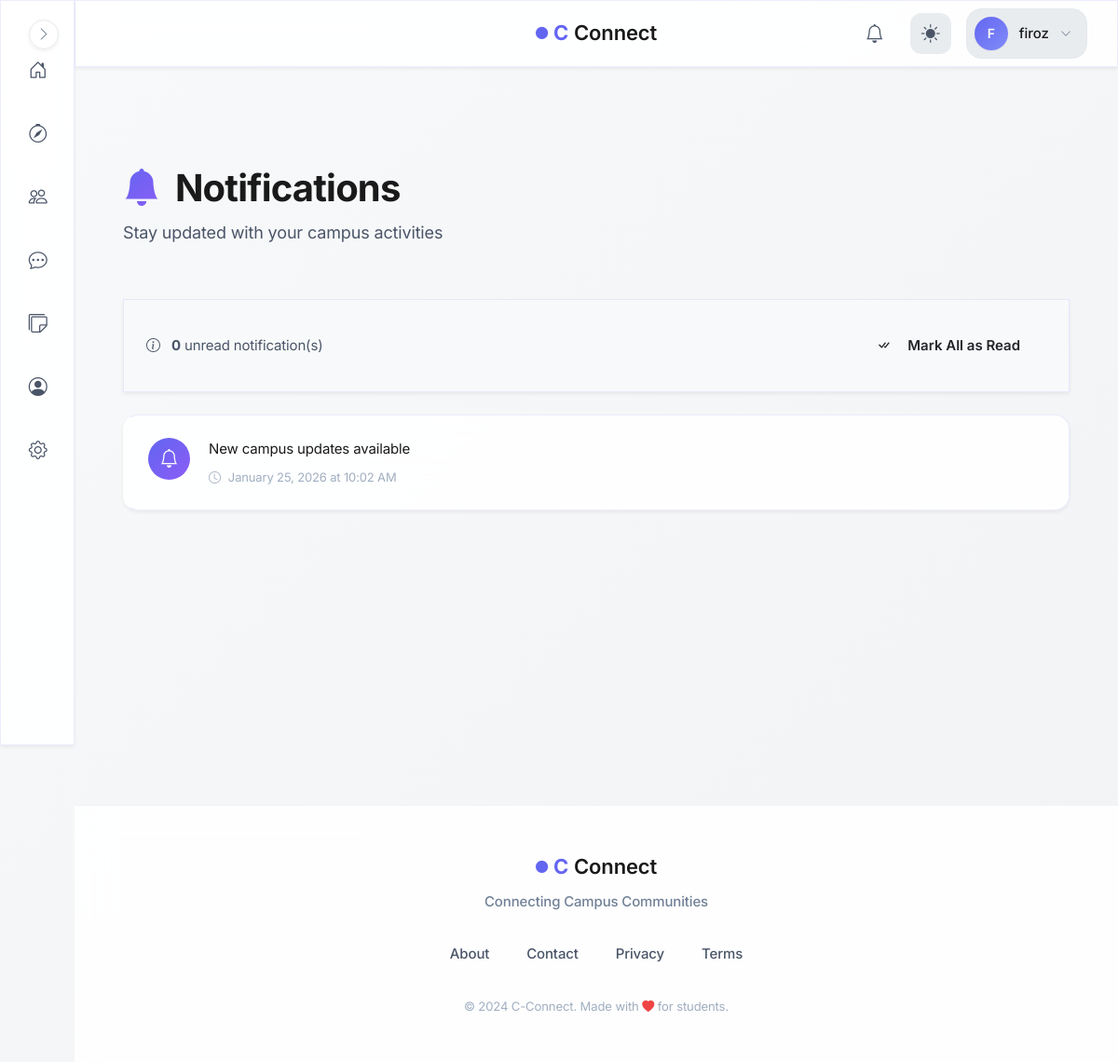
Page /notifications_list (signed in) on the committed database.
### models.py (models this page shows, shortened)
class User(UserMixin, db.Model):
    id = db.Column(db.Integer, primary_key=True, autoincrement=True)  # Unique identifier
    username = db.Column(db.String(100), nullable=False)  # Name of the user (later can add this unique if needed)
    email = db.Column(db.String(120), nullable=False, unique=True)  # Email of the user
    password = db.Column(db.String(200), nullable=False)  # Passwords not hashed yet (done in setup_db.py)
    created_at = db.Column(db.DateTime, default=db.func.now())  # Timestamp of account creation
    last_login = db.Column(db.DateTime, nullable=True)  # Timestamp of last login
    pass

class Notification(db.Model):
    id = db.Column(db.Integer, primary_key=True, autoincrement=True)
    user_id = db.Column(db.Integer, db.ForeignKey('user.id'), nullable=False)
    sender_id = db.Column(db.Integer, db.ForeignKey('user.id'), nullable=True)
    type = db.Column(db.String(30), nullable=False, default='general')
    ref_id = db.Column(db.Integer, nullable=True, index=True)  # ID of post/connection/etc
    message = db.Column(db.String(255), nullable=False)
    is_read = db.Column(db.Boolean, default=False)
    created_at = db.Column(db.DateTime, default=db.func.now())
    user = db.relationship('User', foreign_keys=[user_id], backref='notifications')
    sender = db.relationship('User', foreign_keys=[sender_id])

### blueprints/notifications/routes.py (the view)
@notifications.route('/notifications_list')
@login_required
def notifications_list():
    notifs = Notification.query.filter_by(user_id=current_user.id) \
                .order_by(Notification.created_at.desc()) \
                .all()
    return render_template('notifications/notif_list.html', notifs=notifs)

### blueprints/auth/__init__.py (called while the page is built)
@login_manager.user_loader
def load_user(user_id):
    from models import User  # Importing User model for querying  (import here to avoid circular imports)
    return User.query.get(int(user_id))

@auth.after_app_request
def add_header(response):
    if current_user.is_authenticated and request.blueprint == 'auth':
        response.headers['Cache-Control'] = 'no-store, no-cache, must-revalidate, post-check=0, pre-check=0, max-age=0'
        response.headers['Pragma'] = 'no-cache'
        response.headers['Expires'] = '-1'
    return response

### factory_helpers.py (called while the page is built, shortened)
def register_security_headers(app):
    @app.after_request
    def set_secure_headers(response):
        response.headers['Content-Security-Policy'] = (
            "default-src 'self'; "
            "img-src 'self' data: blob: https:; "# Allow external images
            "style-src 'self' 'unsafe-inline' https:; "# ADD https: for CDNs
            "script-src 'self' 'unsafe-inline' https:; "# ADD https: for JS
            "font-src 'self' https: data:; "# Google Fonts
            "connect-src 'self' https:;"  # ← ADD https: for CDNs/maps
        )
        response.headers['X-Content-Type-Options'] = 'nosniff'
        response.headers['X-Frame-Options'] = 'DENY'
        response.headers['Referrer-Policy'] = 'strict-origin-when-cross-origin'
        response.headers['Permissions-Policy'] = 'geolocation=(), microphone=()'
        return response

def to_ist(utc_dt):
    ist = pytz.timezone('Asia/Kolkata')
    return utc_dt.replace(tzinfo=pytz.utc).astimezone(ist)

def register_daily_cleanup(app):
    if not hasattr(app, "_last_notification_cleanup"):
        app._last_notification_cleanup = None
    @app.before_request
    def daily_cleanup():
        now = datetime.now(timezone.utc)
        last = getattr(app, "_last_notification_cleanup", None)
        if last is None or (now - last).days >= 1:
            from blueprints.notifications.service import cleanup_old_notifications
            deleted = cleanup_old_notifications()
            app.logger.info(f"Cleaned up {deleted} old notifications.")
            app._last_notification_cleanup = now

def register_profilevisit_cleanup(app):
    last_cleanup = {'t': 0}
    @app.before_request
    def cleanup_visits():
        now = time.time()
        if now - last_cleanup['t'] < 3600:  # run once every hour
            return

### blueprints/notifications/templates/notifications/notif_list.html (shortened to what this page needs)
{% extends "base.html" %}
{% block body %}
<div class="container py-4">
    <div class="notifications-header animate-on-scroll">
        <h1 class="notifications-title">
            <i class="bi bi-bell-fill me-2" style="background: linear-gradient(135deg, var(--primary-color), var(--accent-color)); -webkit-background-clip: text; -webkit-text-fill-color: transparent;"></i>
            Notifications
        </h1>
        <p class="notifications-subtitle">Stay updated with your campus activities</p>
    </div>
    {% if notifs %}
    <div class="notifications-actions glass-card animate-on-scroll">
        <div class="notif-stats">
            <i class="bi bi-info-circle me-2"></i>
            <strong>{{ notifs | selectattr("is_read", "equalto", False) | list | length }}</strong> unread notification(s)
        </div>
        <form method="POST" action="{{ url_for('notifications.mark_all_read') }}">
            <button class="btn btn-primary-custom btn-sm">
                <i class="bi bi-check-all me-2"></i>Mark All as Read
            </button>
        </form>
    </div>
    {% endif %}
    <div class="notifications-list">
        {% if notifs %}
            {% for n in notifs %}
            <div class="notif-item glass-card animate-on-scroll {{ '' if n.is_read else 'unread' }}">
                <div class="notif-content">
                    <div class="notif-icon">
                        <i class="bi bi-{{ 'person-plus' if 'connection' in n.message.lower() else 'bell' }}"></i>
                    </div>
                    <div class="notif-body">
                        <div class="notif-message">{{ n.message }}</div>
                        <div class="notif-time">
                            <i class="bi bi-clock"></i>
                            {{ to_ist(n.created_at).strftime('%B %d, %Y at %I:%M %p') }}
                        </div>
                    </div>
                </div>
            </div>
            {% endfor %}
        {% endif %}
    </div>
</div>
{% endblock %}

### templates/base.html (shortened to what this page needs)
<!DOCTYPE html>
<html lang="en">
<head>
    <link rel="stylesheet" href="https://cdn.jsdelivr.net/npm/bootstrap-icons@1.11.1/font/bootstrap-icons.css">
    <link href="https://cdn.jsdelivr.net/npm/bootstrap@5.3.2/dist/css/bootstrap.min.css" rel="stylesheet">
    <link rel="stylesheet" href="{{ url_for('static', filename='css/global.css') }}">
</head>
<body>
    {% if current_user.is_authenticated %}
        <aside class="sidebar glass-effect" id="sidebar">
            <nav class="sidebar__nav">
                <a href="{{ url_for('main.dashboard') }}" class="sidebar__link" data-tooltip="Dashboard">
                    <div class="sidebar__link-icon">
                        <i class="bi bi-house-door"></i>
                    </div>
                </a>
                <a href="{{ url_for('main.search_page') }}" class="sidebar__link" data-tooltip="Discover">
                    <div class="sidebar__link-icon">
                        <i class="bi bi-compass"></i>
                    </div>
                </a>
                <a href="{{ url_for('connections.connections_home') }}" class="sidebar__link" data-tooltip="Connections">
                    <div class="sidebar__link-icon">
                        <i class="bi bi-people"></i>
                    </div>
                </a>
                <a href="{{ url_for('messages.inbox') }}" class="sidebar__link" data-tooltip="Messages">
                    <div class="sidebar__link-icon">
                        <i class="bi bi-chat-dots"></i>
                    </div>
                </a>
                <a href="/campus-board" class="sidebar__link" data-tooltip="Messages">
                    <div class="sidebar__link-icon">
                        <i class="bi bi-stickies"></i>
                    </div>
                </a>
                <a href="{{ url_for('auth.profile') }}" class="sidebar__link" data-tooltip="Profile">
                    <div class="sidebar__link-icon">
                        <i class="bi bi-person-circle"></i>
                    </div>
                </a>
                <a href="{{ url_for('main.settings') }}" class="sidebar__link" data-tooltip="Settings">
                    <div class="sidebar__link-icon">
                        <i class="bi bi-gear"></i>
                    </div>
                </a>
            </nav>
            <button class="sidebar__toggle" id="sidebarToggle" aria-label="Toggle sidebar">
                <i class="bi bi-chevron-right"></i>
            </button>
        </aside>
        <header class="topbar glass-effect">
            <div class="topbar__container">
                <div class="topbar__center">
                    <a href="{{ url_for('main.home') }}" class="topbar__brand">
                        <span class="brand-icon-small">
                            <i class="bi bi-circle-fill"></i>
                        </span>
                        <span class="brand-c">C</span>
                        <span class="brand-text">Connect</span>
                    </a>
                </div>
                <div class="topbar__actions">
                    <a href="{{ url_for('notifications.notifications_list') }}" class="topbar__icon-btn" aria-label="Notifications">
                        <i class="bi bi-bell"></i>
                        {% set unread = current_user.notifications | selectattr("is_read", "equalto", False) | list %}
                    </a>
                    <button class="topbar__icon-btn topbar__theme-toggle" id="themeToggle" aria-label="Toggle theme">
                        <i class="bi bi-sun-fill" id="themeIcon"></i>
                    </button>
                    <div class="topbar__profile" id="profileDropdown">
                        <button class="topbar__profile-btn" aria-label="Profile menu">
                            <div class="topbar__avatar">
                                {{ current_user.username[0].upper() }}
                            </div>
                            <span class="topbar__username">{{ current_user.username }}</span>
                            <i class="bi bi-chevron-down topbar__profile-arrow"></i>
                        </button>
                    </div>
                </div>
            </div>
        </header>
    {% endif %}
    <main class="main-content">
        {% block body %}{% endblock %}
    </main>
    <footer class="footer">
        <div class="footer__container">
            <div class="footer__brand">
                <div class="footer__logo">
                    <span class="brand-icon-small">
                        <i class="bi bi-circle-fill"></i>
                    </span>
                    <span class="brand-c">C</span>
                    <span class="brand-text">Connect</span>
                </div>
                <p class="footer__tagline">Connecting Campus Communities</p>
            </div>
            <div class="footer__links">
                <a href="{{ url_for('main.about') }}" class="footer__link">About</a>
                <a href="{{ url_for('main.contact') }}" class="footer__link">Contact</a>
                <a href="#" class="footer__link">Privacy</a>
                <a href="#" class="footer__link">Terms</a>
            </div>
            <div class="footer__credits">
                <small>&copy; 2024 C-Connect. Made with <i class="bi bi-heart-fill"></i> for students.</small>
            </div>
        </div>
    </footer>
</body>
</html>

### blueprints/notifications/templates/notifications/notif_list.html (style rules this page uses)
.notifications-header { padding: 2.5rem 0; }
.notifications-title { font-size: clamp(2rem, 4vw, 2.5rem); font-weight: 700; margin-bottom: 0.5rem; }
.notifications-subtitle { color: var(--text-secondary); font-size: 1.125rem; }
.notifications-actions { display: flex; justify-content: space-between; align-items: center; margin-bottom: 1.5rem; padding: 1.5rem; background: var(--bg-secondary); border-radius: var(--border-radius-md); }
.notif-stats { color: var(--text-secondary); font-size: 0.9375rem; }
.notif-item { padding: 1.5rem; margin-bottom: 1rem; transition: all 0.3s ease; border-left: 3px solid transparent; position: relative; }
.notif-content { display: flex; align-items: flex-start; gap: 1.25rem; }
.notif-icon { width: 45px; height: 45px; background: linear-gradient(135deg, var(--primary-color), var(--accent-color)); border-radius: 50%; display: flex; align-items: center; justify-content: center; font-size: 1.25rem; color: white; flex-shrink: 0; }
.notif-body { flex: 1; }
.notif-message { font-size: 0.9375rem; color: var(--text-primary); line-height: 1.6; margin-bottom: 0.5rem; }
.notif-time { font-size: 0.8125rem; color: var(--text-muted); display: flex; align-items: center; gap: 0.5rem; }

### rows in the picture
User: username "F", username "firoz"
Notification: message "New campus updates available", created_at "January 25, 2026 at 10:02 AM"

### other values in the picture
{{ notifs | selectattr("is_read", "equalto", False) | list | length }} "0"
